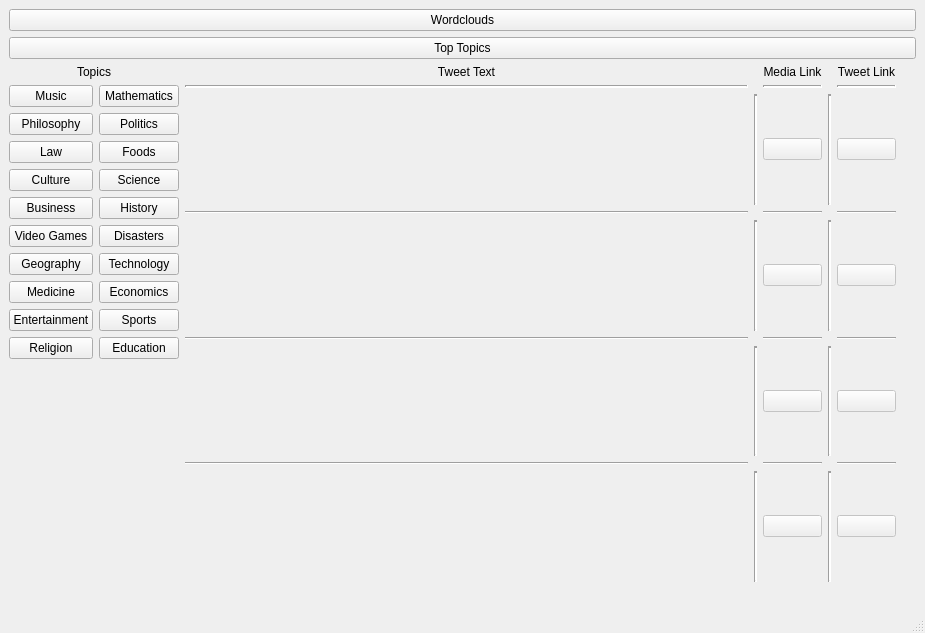
<?xml version="1.0" encoding="UTF-8"?>
<ui version="4.0">
 <class>Wordcloud</class>
 <widget class="QMainWindow" name="Wordcloud">
  <property name="geometry">
   <rect>
    <x>0</x>
    <y>0</y>
    <width>925</width>
    <height>633</height>
   </rect>
  </property>
  <property name="windowTitle">
   <string>MainWindow</string>
  </property>
  <widget class="QWidget" name="centralwidget">
   <layout class="QGridLayout" name="gridLayout">
    <item row="0" column="0">
     <layout class="QVBoxLayout" name="verticalLayout">
      <property name="sizeConstraint">
       <enum>QLayout::SetDefaultConstraint</enum>
      </property>
      <item>
       <layout class="QVBoxLayout" name="verticalLayout_2">
        <item>
         <widget class="QPushButton" name="pushButton">
          <property name="text">
           <string>Wordclouds</string>
          </property>
         </widget>
        </item>
        <item>
         <widget class="QPushButton" name="pushButton_2">
          <property name="text">
           <string>Top Topics</string>
          </property>
         </widget>
        </item>
        <item>
         <layout class="QHBoxLayout" name="horizontalLayout">
          <item>
           <layout class="QVBoxLayout" name="verticalLayout_3">
            <item>
             <widget class="QLabel" name="label_3">
              <property name="text">
               <string>Topics</string>
              </property>
              <property name="alignment">
               <set>Qt::AlignCenter</set>
              </property>
             </widget>
            </item>
            <item>
             <layout class="QGridLayout" name="gridLayout_4">
              <item row="2" column="0">
               <widget class="QPushButton" name="music">
                <property name="text">
                 <string>Music</string>
                </property>
               </widget>
              </item>
              <item row="11" column="0">
               <widget class="QPushButton" name="religion">
                <property name="text">
                 <string>Religion</string>
                </property>
               </widget>
              </item>
              <item row="6" column="1">
               <widget class="QPushButton" name="history">
                <property name="text">
                 <string>History</string>
                </property>
               </widget>
              </item>
              <item row="3" column="0">
               <widget class="QPushButton" name="philosophy">
                <property name="text">
                 <string>Philosophy</string>
                </property>
               </widget>
              </item>
              <item row="9" column="0">
               <widget class="QPushButton" name="medicine">
                <property name="text">
                 <string>Medicine</string>
                </property>
               </widget>
              </item>
              <item row="4" column="0">
               <widget class="QPushButton" name="law">
                <property name="text">
                 <string>Law</string>
                </property>
               </widget>
              </item>
              <item row="8" column="1">
               <widget class="QPushButton" name="technology">
                <property name="text">
                 <string>Technology</string>
                </property>
               </widget>
              </item>
              <item row="3" column="1">
               <widget class="QPushButton" name="politics">
                <property name="text">
                 <string>Politics</string>
                </property>
               </widget>
              </item>
              <item row="11" column="1">
               <widget class="QPushButton" name="education">
                <property name="text">
                 <string>Education</string>
                </property>
               </widget>
              </item>
              <item row="8" column="0">
               <widget class="QPushButton" name="geography">
                <property name="text">
                 <string>Geography</string>
                </property>
               </widget>
              </item>
              <item row="10" column="0">
               <widget class="QPushButton" name="entertainment">
                <property name="text">
                 <string>Entertainment</string>
                </property>
               </widget>
              </item>
              <item row="5" column="0">
               <widget class="QPushButton" name="culture">
                <property name="text">
                 <string>Culture</string>
                </property>
               </widget>
              </item>
              <item row="7" column="0">
               <widget class="QPushButton" name="videogames">
                <property name="text">
                 <string>Video Games</string>
                </property>
               </widget>
              </item>
              <item row="5" column="1">
               <widget class="QPushButton" name="science">
                <property name="text">
                 <string>Science</string>
                </property>
               </widget>
              </item>
              <item row="7" column="1">
               <widget class="QPushButton" name="disasters">
                <property name="text">
                 <string>Disasters</string>
                </property>
               </widget>
              </item>
              <item row="4" column="1">
               <widget class="QPushButton" name="foods">
                <property name="text">
                 <string>Foods</string>
                </property>
               </widget>
              </item>
              <item row="9" column="1">
               <widget class="QPushButton" name="economics">
                <property name="text">
                 <string>Economics</string>
                </property>
               </widget>
              </item>
              <item row="2" column="1">
               <widget class="QPushButton" name="mathematics">
                <property name="text">
                 <string>Mathematics</string>
                </property>
               </widget>
              </item>
              <item row="6" column="0">
               <widget class="QPushButton" name="business">
                <property name="text">
                 <string>Business</string>
                </property>
               </widget>
              </item>
              <item row="10" column="1">
               <widget class="QPushButton" name="sports">
                <property name="text">
                 <string>Sports</string>
                </property>
               </widget>
              </item>
              <item row="12" column="0">
               <spacer name="verticalSpacer">
                <property name="orientation">
                 <enum>Qt::Vertical</enum>
                </property>
                <property name="sizeHint" stdset="0">
                 <size>
                  <width>20</width>
                  <height>40</height>
                 </size>
                </property>
               </spacer>
              </item>
             </layout>
            </item>
           </layout>
          </item>
          <item>
           <layout class="QVBoxLayout" name="verticalLayout_5">
            <item>
             <layout class="QHBoxLayout" name="horizontalLayout_2"/>
            </item>
            <item>
             <layout class="QGridLayout" name="gridLayout_2">
              <item row="6" column="2">
               <widget class="QPushButton" name="mb3">
                <property name="enabled">
                 <bool>false</bool>
                </property>
                <property name="text">
                 <string/>
                </property>
               </widget>
              </item>
              <item row="2" column="3">
               <widget class="Line" name="line_8">
                <property name="lineWidth">
                 <number>2</number>
                </property>
                <property name="orientation">
                 <enum>Qt::Vertical</enum>
                </property>
               </widget>
              </item>
              <item row="9" column="0">
               <spacer name="horizontalSpacer">
                <property name="orientation">
                 <enum>Qt::Horizontal</enum>
                </property>
                <property name="sizeHint" stdset="0">
                 <size>
                  <width>40</width>
                  <height>20</height>
                 </size>
                </property>
               </spacer>
              </item>
              <item row="8" column="4">
               <widget class="QPushButton" name="tb4">
                <property name="enabled">
                 <bool>false</bool>
                </property>
                <property name="text">
                 <string/>
                </property>
               </widget>
              </item>
              <item row="2" column="2">
               <widget class="QPushButton" name="mb1">
                <property name="enabled">
                 <bool>false</bool>
                </property>
                <property name="acceptDrops">
                 <bool>false</bool>
                </property>
                <property name="text">
                 <string/>
                </property>
                <property name="checkable">
                 <bool>false</bool>
                </property>
               </widget>
              </item>
              <item row="0" column="2">
               <widget class="QLabel" name="label_4">
                <property name="text">
                 <string>Media Link</string>
                </property>
                <property name="alignment">
                 <set>Qt::AlignCenter</set>
                </property>
               </widget>
              </item>
              <item row="6" column="3">
               <widget class="Line" name="line_10">
                <property name="lineWidth">
                 <number>2</number>
                </property>
                <property name="orientation">
                 <enum>Qt::Vertical</enum>
                </property>
               </widget>
              </item>
              <item row="6" column="0">
               <widget class="QLabel" name="tweet3">
                <property name="frameShadow">
                 <enum>QFrame::Raised</enum>
                </property>
                <property name="text">
                 <string/>
                </property>
                <property name="wordWrap">
                 <bool>true</bool>
                </property>
               </widget>
              </item>
              <item row="2" column="1">
               <widget class="Line" name="line_4">
                <property name="lineWidth">
                 <number>2</number>
                </property>
                <property name="orientation">
                 <enum>Qt::Vertical</enum>
                </property>
               </widget>
              </item>
              <item row="5" column="0">
               <widget class="Line" name="line_13">
                <property name="orientation">
                 <enum>Qt::Horizontal</enum>
                </property>
               </widget>
              </item>
              <item row="8" column="2">
               <widget class="QPushButton" name="mb4">
                <property name="enabled">
                 <bool>false</bool>
                </property>
                <property name="text">
                 <string/>
                </property>
               </widget>
              </item>
              <item row="8" column="1">
               <widget class="Line" name="line_7">
                <property name="lineWidth">
                 <number>2</number>
                </property>
                <property name="orientation">
                 <enum>Qt::Vertical</enum>
                </property>
               </widget>
              </item>
              <item row="4" column="2">
               <widget class="QPushButton" name="mb2">
                <property name="enabled">
                 <bool>false</bool>
                </property>
                <property name="text">
                 <string/>
                </property>
               </widget>
              </item>
              <item row="8" column="0">
               <widget class="QLabel" name="tweet4">
                <property name="text">
                 <string/>
                </property>
                <property name="wordWrap">
                 <bool>true</bool>
                </property>
               </widget>
              </item>
              <item row="1" column="2">
               <widget class="Line" name="line_2">
                <property name="lineWidth">
                 <number>2</number>
                </property>
                <property name="orientation">
                 <enum>Qt::Horizontal</enum>
                </property>
               </widget>
              </item>
              <item row="3" column="0">
               <widget class="Line" name="line_12">
                <property name="orientation">
                 <enum>Qt::Horizontal</enum>
                </property>
               </widget>
              </item>
              <item row="0" column="4">
               <widget class="QLabel" name="label_6">
                <property name="text">
                 <string>Tweet Link</string>
                </property>
                <property name="alignment">
                 <set>Qt::AlignCenter</set>
                </property>
               </widget>
              </item>
              <item row="1" column="4">
               <widget class="Line" name="line_3">
                <property name="lineWidth">
                 <number>2</number>
                </property>
                <property name="orientation">
                 <enum>Qt::Horizontal</enum>
                </property>
               </widget>
              </item>
              <item row="6" column="4">
               <widget class="QPushButton" name="tb3">
                <property name="enabled">
                 <bool>false</bool>
                </property>
                <property name="text">
                 <string/>
                </property>
               </widget>
              </item>
              <item row="4" column="0">
               <widget class="QLabel" name="tweet2">
                <property name="text">
                 <string/>
                </property>
                <property name="wordWrap">
                 <bool>true</bool>
                </property>
               </widget>
              </item>
              <item row="2" column="5">
               <spacer name="verticalSpacer_4">
                <property name="orientation">
                 <enum>Qt::Vertical</enum>
                </property>
                <property name="sizeHint" stdset="0">
                 <size>
                  <width>20</width>
                  <height>40</height>
                 </size>
                </property>
               </spacer>
              </item>
              <item row="0" column="0">
               <widget class="QLabel" name="label_5">
                <property name="frameShadow">
                 <enum>QFrame::Plain</enum>
                </property>
                <property name="text">
                 <string>Tweet Text</string>
                </property>
                <property name="alignment">
                 <set>Qt::AlignCenter</set>
                </property>
               </widget>
              </item>
              <item row="2" column="0">
               <widget class="QLabel" name="tweet1">
                <property name="text">
                 <string/>
                </property>
                <property name="wordWrap">
                 <bool>true</bool>
                </property>
                <property name="openExternalLinks">
                 <bool>false</bool>
                </property>
               </widget>
              </item>
              <item row="4" column="4">
               <widget class="QPushButton" name="tb2">
                <property name="enabled">
                 <bool>false</bool>
                </property>
                <property name="text">
                 <string/>
                </property>
               </widget>
              </item>
              <item row="6" column="1">
               <widget class="Line" name="line_6">
                <property name="lineWidth">
                 <number>2</number>
                </property>
                <property name="orientation">
                 <enum>Qt::Vertical</enum>
                </property>
               </widget>
              </item>
              <item row="2" column="4">
               <widget class="QPushButton" name="tb1">
                <property name="enabled">
                 <bool>false</bool>
                </property>
                <property name="text">
                 <string/>
                </property>
               </widget>
              </item>
              <item row="4" column="5">
               <spacer name="verticalSpacer_5">
                <property name="orientation">
                 <enum>Qt::Vertical</enum>
                </property>
                <property name="sizeHint" stdset="0">
                 <size>
                  <width>20</width>
                  <height>40</height>
                 </size>
                </property>
               </spacer>
              </item>
              <item row="1" column="0">
               <widget class="Line" name="line">
                <property name="styleSheet">
                 <string notr="true"/>
                </property>
                <property name="lineWidth">
                 <number>2</number>
                </property>
                <property name="orientation">
                 <enum>Qt::Horizontal</enum>
                </property>
               </widget>
              </item>
              <item row="4" column="3">
               <widget class="Line" name="line_9">
                <property name="lineWidth">
                 <number>2</number>
                </property>
                <property name="orientation">
                 <enum>Qt::Vertical</enum>
                </property>
               </widget>
              </item>
              <item row="8" column="3">
               <widget class="Line" name="line_11">
                <property name="lineWidth">
                 <number>2</number>
                </property>
                <property name="orientation">
                 <enum>Qt::Vertical</enum>
                </property>
               </widget>
              </item>
              <item row="4" column="1">
               <widget class="Line" name="line_5">
                <property name="lineWidth">
                 <number>2</number>
                </property>
                <property name="orientation">
                 <enum>Qt::Vertical</enum>
                </property>
               </widget>
              </item>
              <item row="6" column="5">
               <spacer name="verticalSpacer_3">
                <property name="orientation">
                 <enum>Qt::Vertical</enum>
                </property>
                <property name="sizeHint" stdset="0">
                 <size>
                  <width>20</width>
                  <height>40</height>
                 </size>
                </property>
               </spacer>
              </item>
              <item row="8" column="5">
               <spacer name="verticalSpacer_2">
                <property name="orientation">
                 <enum>Qt::Vertical</enum>
                </property>
                <property name="sizeHint" stdset="0">
                 <size>
                  <width>20</width>
                  <height>40</height>
                 </size>
                </property>
               </spacer>
              </item>
              <item row="7" column="0">
               <widget class="Line" name="line_14">
                <property name="orientation">
                 <enum>Qt::Horizontal</enum>
                </property>
               </widget>
              </item>
              <item row="7" column="2">
               <widget class="Line" name="line_15">
                <property name="orientation">
                 <enum>Qt::Horizontal</enum>
                </property>
               </widget>
              </item>
              <item row="7" column="4">
               <widget class="Line" name="line_16">
                <property name="orientation">
                 <enum>Qt::Horizontal</enum>
                </property>
               </widget>
              </item>
              <item row="5" column="2">
               <widget class="Line" name="line_17">
                <property name="orientation">
                 <enum>Qt::Horizontal</enum>
                </property>
               </widget>
              </item>
              <item row="3" column="2">
               <widget class="Line" name="line_18">
                <property name="orientation">
                 <enum>Qt::Horizontal</enum>
                </property>
               </widget>
              </item>
              <item row="3" column="4">
               <widget class="Line" name="line_19">
                <property name="orientation">
                 <enum>Qt::Horizontal</enum>
                </property>
               </widget>
              </item>
              <item row="5" column="4">
               <widget class="Line" name="line_20">
                <property name="orientation">
                 <enum>Qt::Horizontal</enum>
                </property>
               </widget>
              </item>
             </layout>
            </item>
           </layout>
          </item>
         </layout>
        </item>
       </layout>
      </item>
     </layout>
    </item>
   </layout>
  </widget>
  <widget class="QMenuBar" name="menubar">
   <property name="geometry">
    <rect>
     <x>0</x>
     <y>0</y>
     <width>925</width>
     <height>26</height>
    </rect>
   </property>
  </widget>
  <widget class="QStatusBar" name="statusbar"/>
 </widget>
 <resources/>
 <connections/>
</ui>
